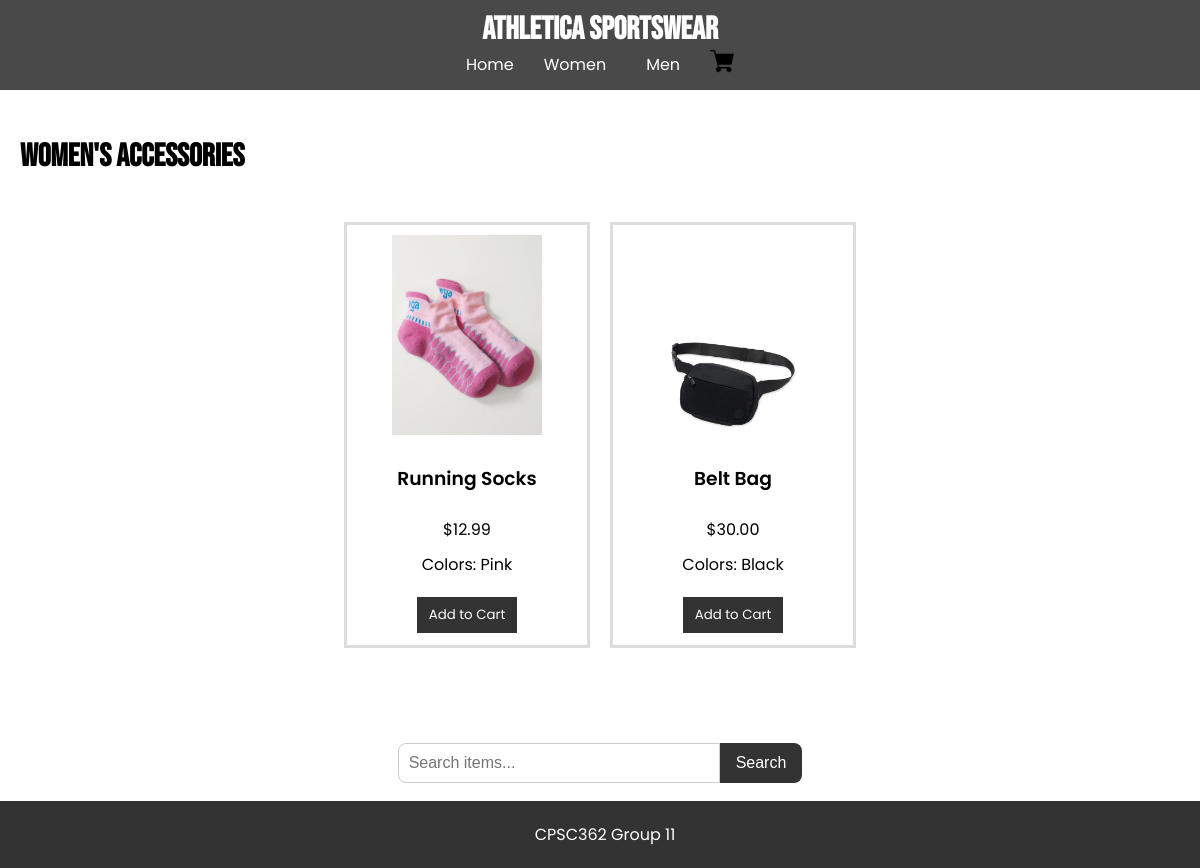
Before: /women/accessories with the older database file.
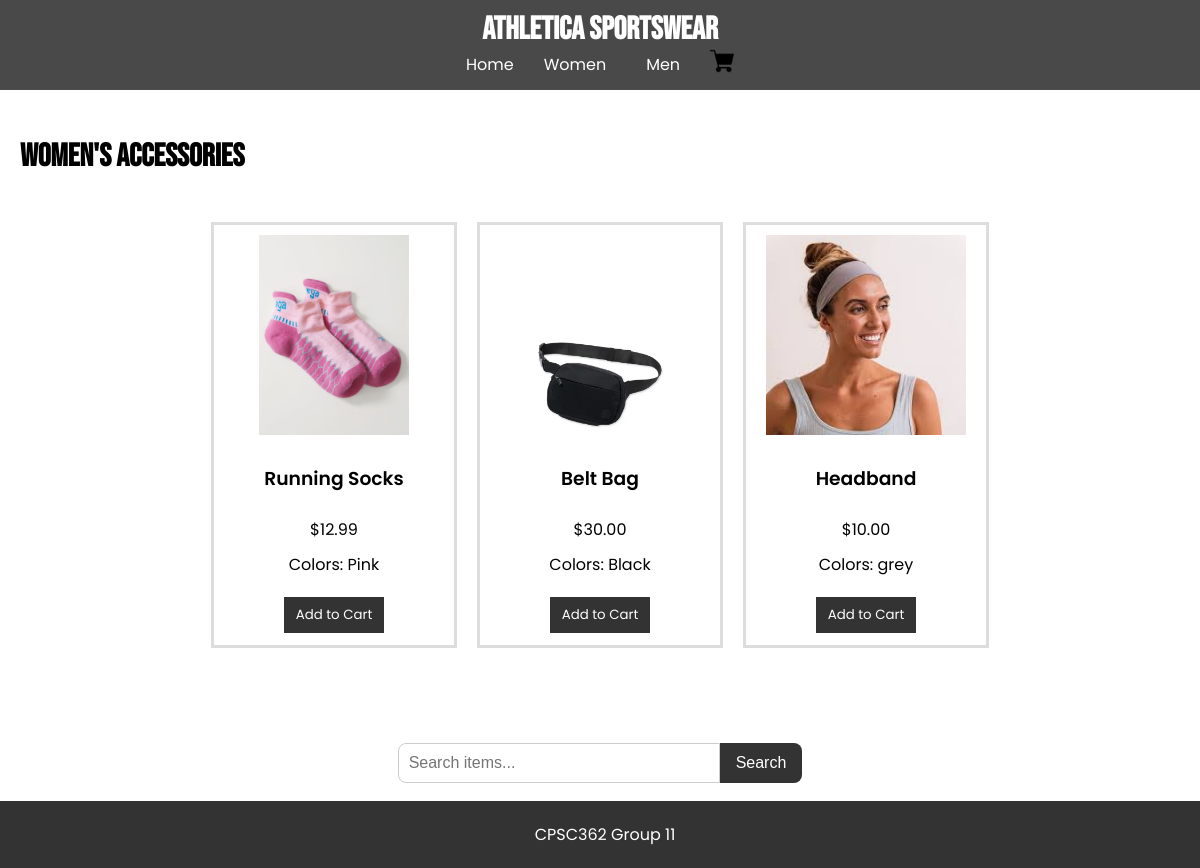
After: the same page with the newer database file.
### tables this page shows
CREATE TABLE items
                    (id TEXT PRIMARY KEY,
                    name TEXT NOT NULL,
                    category TEXT NOT NULL,
                    subcategory TEXT NOT NULL,
                    price REAL NOT NULL,
                    image TEXT,
                    color TEXT);

### app.py (the view)
@app.route('/women/accessories')
def women_accessories():
    with sqlite3.connect(DB_PATH) as con:
        cur = con.cursor()
        cur.execute("SELECT * FROM items WHERE category = 'Women' AND subcategory = 'Accessories'")
        items = cur.fetchall()
    return render_template("women_accessories.html", items=items)

### templates/women_accessories.html (shortened to what this page needs)
{% extends "base.html" %}
{% block content %}
    <h2>Women's Accessories</h2>
    <div class="items">
        {% for item in items %}
            <div class="item">
                <img src="{{ url_for('static', filename='images/' + item[5]) }}" alt="{{ item[1] }}">
                <h3>{{ item[1] }}</h3>
                <p>${{ "%.2f" % item[4] }}</p>
                <p class="colors">Colors: {{ item[6] }}</p>
                <form method="POST" action="{{ url_for('add_to_cart') }}">
                    <button type="submit" class="add-to-cart">Add to Cart</button>
                </form>
            </div>
        {% else %}
            <p>No items found.</p>
        {% endfor %}
    </div>
{% endblock %}

Changed rows visible on the page:
added items: image (picture), name "Headband", price "10.00", color "grey"
